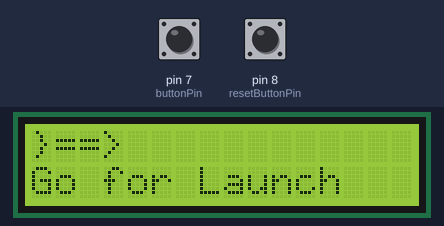
Recording of a sketch running on a simulated Arduino Uno, built with avr-gcc and run on an emulated ATmega328P. On the bench: 16×2 character LCD. Inputs (shaded band) come from the test bench; at power-on: pin 7 (buttonPin) HIGH, pin 8 (resetButtonPin) HIGH.

Above: at 1.2 s.
1.3 s: pin 7 (buttonPin) pulled LOW for 0.15 s
At 2.0 s:
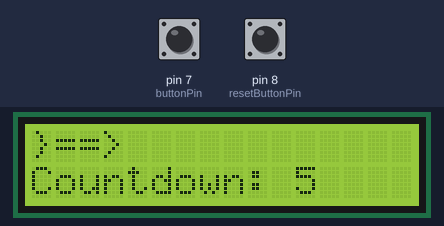
4.4 s: pin 8 (resetButtonPin) pulled LOW for 0.15 s
At 5.6 s:
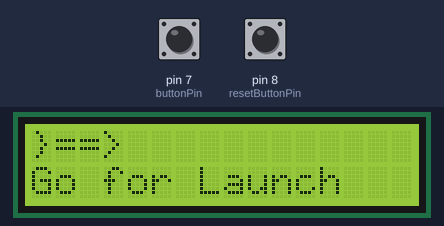
6.0 s: pin 7 (buttonPin) pulled LOW for 1 s
At 7.6 s:
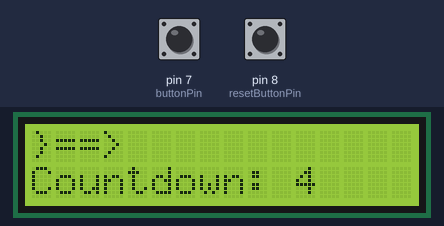
10.0 s: pin 8 (resetButtonPin) pulled LOW for 1 s
At 10.8 s:
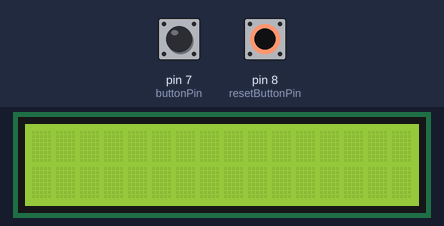
12.5 s: pin 7 (buttonPin) pulled LOW for 0.15 s
At 15.3 s:
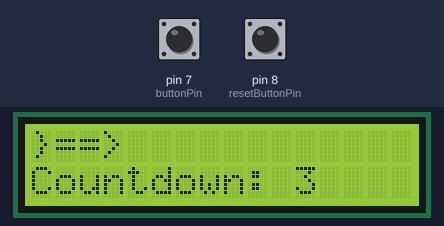
15.6 s: pin 8 (resetButtonPin) pulsed LOW 5 times (0.12 s each, 0.3 s apart)
At 17.5 s:
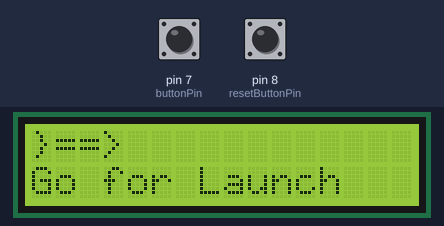
Timing chart, 0 to 19.0 s (numbered marks = the images above; inputs shaded):
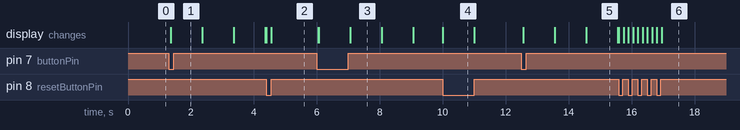

The sketch:

launchBox.ino
```cpp
#include <LiquidCrystal.h>

// Initialize the library by associating any needed LCD interface pin
// with the Arduino pin number it is connected to
LiquidCrystal lcd_1(12, 11, 5, 4, 3, 2);
const int buttonPin = 7;            // Pin connected to the start button
const int resetButtonPin = 8;       // Pin connected to the reset button
int pos = 0;
unsigned long previousMillis = 0;   // Store the last time the position was updated
const long interval = 1000;         // Interval at which to update the position (milliseconds)
String message = "}==>";            // Initial message
int countdown = 5;                  // Countdown starting value
bool countdownStarted = false;      // Flag to check if the countdown has started
bool displayOn = true;              // Flag to check if the display is on

void setup()
{
  lcd_1.begin(16, 2);               // Set up the number of columns and rows on the LCD
  pinMode(buttonPin, INPUT_PULLUP); // Set the start button pin as input with pull-up resistor
  pinMode(resetButtonPin, INPUT_PULLUP); // Set the reset button pin as input with pull-up resistor

  // Display the static message and "Go for Launch" initially
  lcd_1.setCursor(0, 0);
  lcd_1.print(message);
  lcd_1.setCursor(0, 1);
  lcd_1.print("Go for Launch");
}

void loop()
{
  // Check if the reset button is pressed
  if (digitalRead(resetButtonPin) == LOW) {
    // Turn off the display and reset the animation
    lcd_1.noDisplay();
    pos = 0;
    countdown = 5;
    countdownStarted = false;
    displayOn = false;
    delay(50); // Debounce delay
  } else if (!displayOn) {
    // Turn on the display and reset the loop
    lcd_1.display();
    lcd_1.clear();
    lcd_1.setCursor(0, 0);
    lcd_1.print(message);
    lcd_1.setCursor(0, 1);
    lcd_1.print("Go for Launch");
    displayOn = true;
    delay(50); // Debounce delay
  } else {
    if (!countdownStarted) {
      // Wait for the start button press to start the countdown
      if (digitalRead(buttonPin) == LOW) {
        countdownStarted = true;
        delay(50); // Debounce delay
        lcd_1.clear(); // Clear the LCD after the button press
      }
    } else {
      unsigned long currentMillis = millis();

      if (currentMillis - previousMillis >= interval) {
        previousMillis = currentMillis;

        // Clear the LCD
        lcd_1.clear();

        // Display the message on the first line
        lcd_1.setCursor(0, 0);
        if (countdown >= 0) {
          lcd_1.print(message);
        } else {
          // Create the new message with the current position
          lcd_1.setCursor(pos, 0);
          lcd_1.print(message);

          // Update the position
          pos++;

          // Reset the position if the message has completely left the screen
          if (pos > 16 - message.length()) {
            pos = 0;
          }
        }

        // Display the countdown or BLAST OFF! on the second line
        lcd_1.setCursor(0, 1);
        if (countdown >= 0) {
          lcd_1.print("Countdown: ");
          lcd_1.print(countdown);
          countdown--;
        } else {
          lcd_1.print("BLAST OFF!");
        }
      }
    }
  }
}
```

Measured:
- after the input at 1.3 s, the display: first changes after 0.05 s (image 1 shows a later state)
- after the input at 4.4 s, the display: first changes at once (image 2 shows a later state)
- after the input at 6.0 s, the display: first changes after 0.05 s (image 3 shows a later state)
- after the input at 10.0 s, the display: changes at once (image 4)
- after the input at 12.5 s, the display: first changes after 0.05 s (image 5 shows a later state)
- after the input at 15.6 s, the display: first changes at once (image 6 shows a later state)
- what the display in image 3 shows lasts 1.0 s, from 7.1 s to 8.1 s
